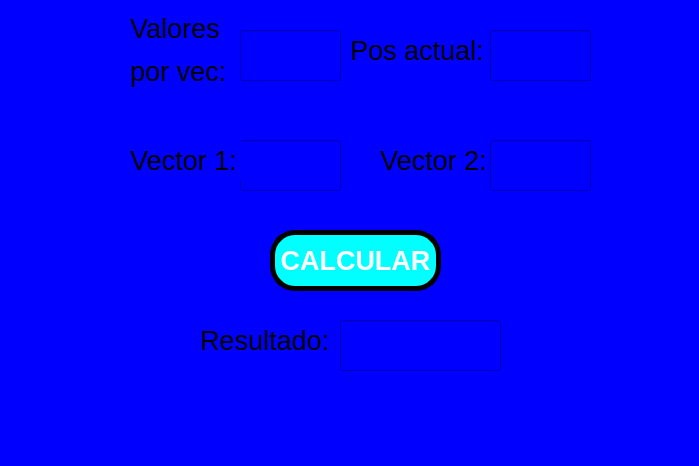
<?xml version="1.0" encoding="UTF-8"?>
<ui version="4.0">
 <class>MainWindow</class>
 <widget class="QMainWindow" name="MainWindow">
  <property name="geometry">
   <rect>
    <x>0</x>
    <y>0</y>
    <width>699</width>
    <height>466</height>
   </rect>
  </property>
  <property name="windowTitle">
   <string>MainWindow</string>
  </property>
  <property name="styleSheet">
   <string notr="true">background-color: rgb(0, 0, 255);</string>
  </property>
  <widget class="QWidget" name="centralwidget">
   <widget class="QLabel" name="label">
    <property name="geometry">
     <rect>
      <x>130</x>
      <y>10</y>
      <width>101</width>
      <height>81</height>
     </rect>
    </property>
    <property name="text">
     <string>&lt;html&gt;&lt;head/&gt;&lt;body&gt;&lt;p&gt;&lt;span style=&quot; font-size:20pt;&quot;&gt;Valores &lt;/span&gt;&lt;/p&gt;&lt;p&gt;&lt;span style=&quot; font-size:20pt;&quot;&gt;por vec:&lt;/span&gt;&lt;/p&gt;&lt;/body&gt;&lt;/html&gt;</string>
    </property>
   </widget>
   <widget class="QLineEdit" name="txt_valores_por_vector">
    <property name="geometry">
     <rect>
      <x>240</x>
      <y>30</y>
      <width>101</width>
      <height>51</height>
     </rect>
    </property>
    <property name="font">
     <font>
      <pointsize>16</pointsize>
      <weight>75</weight>
      <bold>true</bold>
     </font>
    </property>
    <property name="text">
     <string/>
    </property>
    <property name="alignment">
     <set>Qt::AlignCenter</set>
    </property>
   </widget>
   <widget class="QLineEdit" name="txt_vector1">
    <property name="geometry">
     <rect>
      <x>240</x>
      <y>140</y>
      <width>101</width>
      <height>51</height>
     </rect>
    </property>
    <property name="font">
     <font>
      <pointsize>16</pointsize>
      <weight>75</weight>
      <bold>true</bold>
     </font>
    </property>
    <property name="text">
     <string/>
    </property>
    <property name="alignment">
     <set>Qt::AlignCenter</set>
    </property>
   </widget>
   <widget class="QLabel" name="label_2">
    <property name="geometry">
     <rect>
      <x>130</x>
      <y>140</y>
      <width>111</width>
      <height>41</height>
     </rect>
    </property>
    <property name="text">
     <string>&lt;html&gt;&lt;head/&gt;&lt;body&gt;&lt;p&gt;&lt;span style=&quot; font-size:20pt;&quot;&gt;Vector 1:&lt;/span&gt;&lt;/p&gt;&lt;/body&gt;&lt;/html&gt;</string>
    </property>
   </widget>
   <widget class="QLineEdit" name="txt_pos_actual">
    <property name="geometry">
     <rect>
      <x>490</x>
      <y>30</y>
      <width>101</width>
      <height>51</height>
     </rect>
    </property>
    <property name="font">
     <font>
      <pointsize>16</pointsize>
      <weight>75</weight>
      <bold>true</bold>
     </font>
    </property>
    <property name="text">
     <string/>
    </property>
    <property name="alignment">
     <set>Qt::AlignCenter</set>
    </property>
   </widget>
   <widget class="QLabel" name="label_3">
    <property name="geometry">
     <rect>
      <x>350</x>
      <y>30</y>
      <width>131</width>
      <height>41</height>
     </rect>
    </property>
    <property name="text">
     <string>&lt;html&gt;&lt;head/&gt;&lt;body&gt;&lt;p&gt;&lt;span style=&quot; font-size:20pt;&quot;&gt;Pos actual:&lt;/span&gt;&lt;/p&gt;&lt;/body&gt;&lt;/html&gt;</string>
    </property>
   </widget>
   <widget class="QLabel" name="label_4">
    <property name="geometry">
     <rect>
      <x>200</x>
      <y>320</y>
      <width>131</width>
      <height>41</height>
     </rect>
    </property>
    <property name="text">
     <string>&lt;html&gt;&lt;head/&gt;&lt;body&gt;&lt;p&gt;&lt;span style=&quot; font-size:20pt;&quot;&gt;Resultado:&lt;/span&gt;&lt;/p&gt;&lt;/body&gt;&lt;/html&gt;</string>
    </property>
   </widget>
   <widget class="QLineEdit" name="txt_resultado">
    <property name="geometry">
     <rect>
      <x>340</x>
      <y>320</y>
      <width>161</width>
      <height>51</height>
     </rect>
    </property>
    <property name="font">
     <font>
      <pointsize>16</pointsize>
      <weight>75</weight>
      <bold>true</bold>
     </font>
    </property>
    <property name="text">
     <string/>
    </property>
    <property name="alignment">
     <set>Qt::AlignCenter</set>
    </property>
   </widget>
   <widget class="QPushButton" name="btn_operacion">
    <property name="geometry">
     <rect>
      <x>270</x>
      <y>230</y>
      <width>171</width>
      <height>61</height>
     </rect>
    </property>
    <property name="font">
     <font>
      <pointsize>20</pointsize>
      <weight>75</weight>
      <bold>true</bold>
     </font>
    </property>
    <property name="styleSheet">
     <string notr="true">background-color: rgb(0, 255, 255);
color: rgb(255, 255, 255);
border-radius: 25px;
border: 5px solid black;</string>
    </property>
    <property name="text">
     <string>CALCULAR</string>
    </property>
   </widget>
   <widget class="QLabel" name="label_5">
    <property name="geometry">
     <rect>
      <x>380</x>
      <y>140</y>
      <width>111</width>
      <height>41</height>
     </rect>
    </property>
    <property name="text">
     <string>&lt;html&gt;&lt;head/&gt;&lt;body&gt;&lt;p&gt;&lt;span style=&quot; font-size:20pt;&quot;&gt;Vector 2:&lt;/span&gt;&lt;/p&gt;&lt;/body&gt;&lt;/html&gt;</string>
    </property>
   </widget>
   <widget class="QLineEdit" name="txt_vector2">
    <property name="geometry">
     <rect>
      <x>490</x>
      <y>140</y>
      <width>101</width>
      <height>51</height>
     </rect>
    </property>
    <property name="font">
     <font>
      <pointsize>16</pointsize>
      <weight>75</weight>
      <bold>true</bold>
     </font>
    </property>
    <property name="text">
     <string/>
    </property>
    <property name="alignment">
     <set>Qt::AlignCenter</set>
    </property>
   </widget>
  </widget>
  <widget class="QMenuBar" name="menubar">
   <property name="geometry">
    <rect>
     <x>0</x>
     <y>0</y>
     <width>699</width>
     <height>22</height>
    </rect>
   </property>
  </widget>
  <widget class="QStatusBar" name="statusbar"/>
 </widget>
 <resources/>
 <connections/>
</ui>
